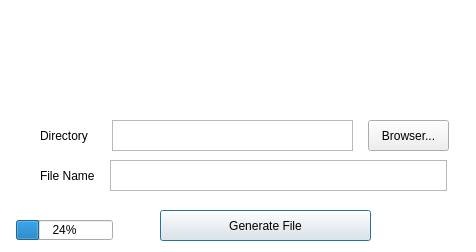
<?xml version="1.0" encoding="UTF-8"?>
<ui version="4.0">
 <class>Dialog</class>
 <widget class="QDialog" name="Dialog">
  <property name="geometry">
   <rect>
    <x>0</x>
    <y>0</y>
    <width>476</width>
    <height>252</height>
   </rect>
  </property>
  <property name="windowTitle">
   <string>Dialog</string>
  </property>
  <widget class="QTextEdit" name="textEdit">
   <property name="geometry">
    <rect>
     <x>110</x>
     <y>160</y>
     <width>337</width>
     <height>31</height>
    </rect>
   </property>
  </widget>
  <widget class="QPushButton" name="pushButton">
   <property name="geometry">
    <rect>
     <x>160</x>
     <y>210</y>
     <width>211</width>
     <height>31</height>
    </rect>
   </property>
   <property name="text">
    <string>Generate File</string>
   </property>
  </widget>
  <widget class="QLabel" name="label">
   <property name="geometry">
    <rect>
     <x>40</x>
     <y>160</y>
     <width>61</width>
     <height>31</height>
    </rect>
   </property>
   <property name="text">
    <string>File Name</string>
   </property>
  </widget>
  <widget class="QGraphicsView" name="graphicsView">
   <property name="geometry">
    <rect>
     <x>-48</x>
     <y>-50</y>
     <width>529</width>
     <height>311</height>
    </rect>
   </property>
   <property name="styleSheet">
    <string notr="true">image: url(:/images/xplayout.jpg);</string>
   </property>
  </widget>
  <widget class="QLabel" name="label_2">
   <property name="geometry">
    <rect>
     <x>40</x>
     <y>120</y>
     <width>61</width>
     <height>31</height>
    </rect>
   </property>
   <property name="text">
    <string>Directory</string>
   </property>
  </widget>
  <widget class="QLabel" name="label_3">
   <property name="geometry">
    <rect>
     <x>112</x>
     <y>10</y>
     <width>97</width>
     <height>101</height>
    </rect>
   </property>
   <property name="sizePolicy">
    <sizepolicy hsizetype="Preferred" vsizetype="Ignored">
     <horstretch>0</horstretch>
     <verstretch>0</verstretch>
    </sizepolicy>
   </property>
   <property name="text">
    <string/>
   </property>
   <property name="textFormat">
    <enum>Qt::PlainText</enum>
   </property>
   <property name="pixmap">
    <pixmap>images/icon.png</pixmap>
   </property>
   <property name="scaledContents">
    <bool>true</bool>
   </property>
  </widget>
  <widget class="QPushButton" name="pushButton_2">
   <property name="geometry">
    <rect>
     <x>368</x>
     <y>120</y>
     <width>81</width>
     <height>31</height>
    </rect>
   </property>
   <property name="text">
    <string>Browser...</string>
   </property>
  </widget>
  <widget class="QLabel" name="label_4">
   <property name="geometry">
    <rect>
     <x>224</x>
     <y>20</y>
     <width>129</width>
     <height>81</height>
    </rect>
   </property>
   <property name="text">
    <string/>
   </property>
   <property name="textFormat">
    <enum>Qt::PlainText</enum>
   </property>
   <property name="pixmap">
    <pixmap>images/space-X.png</pixmap>
   </property>
   <property name="scaledContents">
    <bool>true</bool>
   </property>
  </widget>
  <widget class="QTextEdit" name="textEdit_2">
   <property name="geometry">
    <rect>
     <x>112</x>
     <y>120</y>
     <width>241</width>
     <height>31</height>
    </rect>
   </property>
  </widget>
  <widget class="QProgressBar" name="progressBar">
   <property name="geometry">
    <rect>
     <x>16</x>
     <y>220</y>
     <width>97</width>
     <height>20</height>
    </rect>
   </property>
   <property name="value">
    <number>24</number>
   </property>
  </widget>
  <zorder>graphicsView</zorder>
  <zorder>pushButton</zorder>
  <zorder>label</zorder>
  <zorder>label_2</zorder>
  <zorder>label_3</zorder>
  <zorder>textEdit</zorder>
  <zorder>pushButton_2</zorder>
  <zorder>label_4</zorder>
  <zorder>textEdit_2</zorder>
  <zorder>progressBar</zorder>
 </widget>
 <resources>
  <include location="path.qrc"/>
 </resources>
 <connections/>
</ui>
